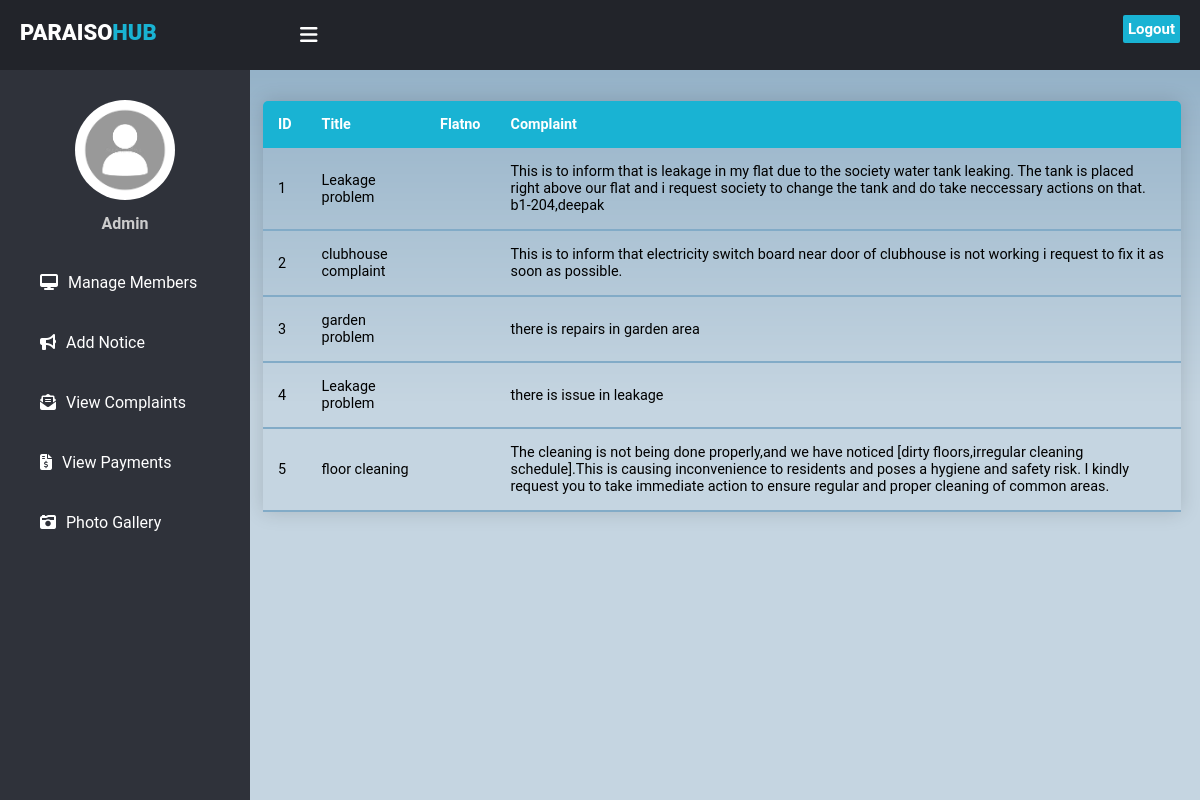
Screenshot of /viewcomplaints.php with the database file from the repository.
### tables this page shows
CREATE TABLE `combox` (
  `ID` int(11) NOT NULL,
  `Title` varchar(100) NOT NULL,
  `complaint` varchar(500) NOT NULL
);

### viewcomplaints.php (the view, shortened to what this page needs)
<!DOCTYPE html>
<html lang="en">
<head>
    <link rel="stylesheet" href="dashstyle.css">
</head>
<body>
    <header>
      <label for="check">
        <i class="fas fa-bars" id="sidebar_btn"></i>
      </label>
      <div class="left_area">
        <h3>paraiso<span>HUB</span></h3>
      </div>
      <div class="right_area">
        <a href="logout.php" class="logout_btn">Logout</a>
      </div>
    </header>
    <div class="sidebar">
      <center>
        <img src="Images/download.png" class="profile_image" alt="">
        <h4> Admin </h4>
      </center>
      <a href="managemem.php"><i class="fas fa-desktop"></i><span>Manage Members</span></a>
      <a href="addnotice.php"><i class="fas fa-bullhorn"></i><span>Add Notice</span></a>
      <a href="viewcomplaints.php" class="active"><i class="fas fa-envelope-open-text"></i><span>View Complaints</span></a>
      <a href="viewpayment.php" ><i class="fas fa-file-invoice-dollar"></i><span>View Payments</span></a>
      <a href="photo.php"><i class="fas fa-camera-retro"></i><span>Photo Gallery</span></a>
    </div>
    <div class="content"><br><br><br><br>
    <?php
    $connection = mysqli_connect("localhost","root","");
    $query = "Select * from combox";
    $query_run = mysqli_query($connection,$query);
    ?>
    <table class="content-table">
  <thead>
    <tr>
      <th>ID</th>
      <th>Title</th>
      <th>Flatno</th>
      <th>Complaint</th>
    </tr>
  </thead>
  <?php
    if($query_run)
    {
      while($row = mysqli_fetch_array($query_run))
      {
        ?>
    <tbody>
    <tr>
      <td><?php echo $row['ID']; ?> </td>
      <td><?php echo $row['Title']; ?> </td>
      <td><?php echo $row['Flatno']; ?> </td>
      <td><?php echo $row['complaint']; ?> </td>
    </tr>
    </tbody>
        <?php
      }
    }
    else
    {
      echo "No Record found";
    }
    ?>
    </table>
    </div>
</body>
</html>

### dashstyle.css (style rules this page uses)
body { margin: 0; padding: 0; font-family: "Roboto", sans-serif; }
header { position:fixed; background: #22242A; padding: 20px; width: 100%; height: 30px; }
.left_area h3 { color: #fff; margin: 0; text-transform: uppercase; font-size: 22px; font-weight: 900; }
.left_area span { color: #19B3D3; }
.logout_btn { padding: 5px; background: #19B3D3; text-decoration: none; float: right; margin-top: -30px; margin-right: 40px; border-radius: 2px; font-size: 15px; font-weight: 600; color: #fff; transition: 0.5s; transition-property: background; }
.sidebar { background: #2f323a; margin-top: 70px; padding-top: 30px; position: fixed; left: 0; width: 250px; height: 100%; transition: 0.5s; transition-property: left; }
.sidebar .profile_image { width: 100px; height: 100px; border-radius: 100px; margin-bottom: 10px; }
.sidebar h4 { color: #ccc; margin-top: 0; margin-bottom: 20px; }
.sidebar a { color: #fff; display: block; width: 100%; line-height: 60px; text-decoration: none; padding-left: 40px; box-sizing: border-box; }
.sidebar i { padding-right: 10px; }
label #sidebar_btn { z-index: 1; color: #fff; position: fixed; cursor: pointer; left: 300px; font-size: 20px; margin: 5px 0; transition: 0.5s; transition-property: color; }
.content { margin-left: 250px; overflow: auto; background: url(Images/background.png) no-repeat; background-position: center; background-size: cover; height: 100vh; transition: 0.5s; }

### viewcomplaints.php (style rules this page uses)
.content-table { border-collapse: collapse; margin: 25px 19px; margin-left: 13px; font-size: 0.9em; min-width: 400px; border-radius: 5px 5px 0 0; overflow: hidden; box-shadow: 0 0 20px rgba(0, 0, 0, 0.15); }
.content-table thead tr { background-color: #19B3D3; color: #ffffff; text-align: left; font-weight: 900; }
.content-table th, .content-table td { padding: 15px 15px; }
.content-table tbody tr { border-bottom: 1px solid #dddddd; }
.content-table tbody tr:last-of-type { border-bottom: 2px solid #82abc7; }

### rows the page displays
combox: ID "1", Title "Leakage problem", complaint "This is to inform that is leakage in my flat due to the society water tank leaking. The tank is placed right above our flat and i request society to change the tank and do take neccessary actions on that. b1-204,deepak"
combox: ID "2", Title "clubhouse complaint", complaint "This is to inform that electricity switch board near door of clubhouse is not working i request to fix it as soon as possible."
combox: ID "3", Title "garden problem", complaint "there is repairs in garden area"
combox: ID "4", Title "Leakage problem", complaint "there is issue in leakage"
combox: ID "5", Title "floor cleaning", complaint "The cleaning is not being done properly,and we have noticed [dirty floors,irregular cleaning schedule].This is causing inconvenience to residents and poses a hygiene and safety risk. I kindly request you to take immediate action to ensure regular and proper cleaning of common areas."
